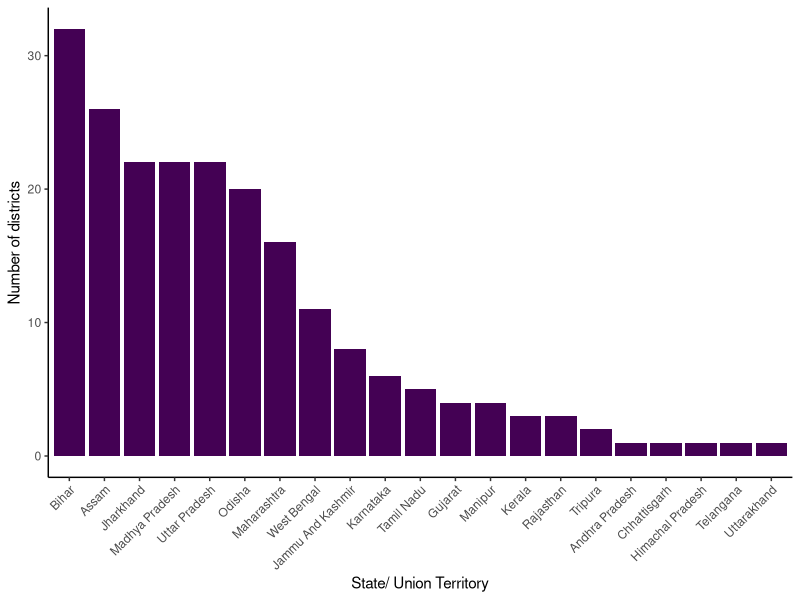

Here is the R script that generated this plot: (Note: this script raises an error after producing the figure.)
## ---- chunk 1

library(data.table)
library(dplyr)
library(tidyr)
library(tools)
library(ggplot2)

## ---- chunk 2

district_mpi_climate_summary = read.csv("District-Climate-MPI-Ranked.csv")

## ---- chunk 3

#Determine the top and bottom quantile of districts 
summary(district_mpi_climate_summary$Mean_Rank_Scaled)

#1st q = 0.4033
#3rd q= 0.7071

top_districts = district_mpi_climate_summary%>%filter(Mean_Rank_Scaled<0.4033)

high_districts = district_mpi_climate_summary%>%filter(Mean_Rank_Scaled>0.7071)

## ---- chunk 4

#Which states make up the top quartile of districts? 
top_states = top_districts%>%group_by(State)%>%count()
  
#plot in descending order#assign order to prop variable
prop_order <-
  top_states%>%
  arrange(desc(n)) %>%
  mutate(State = factor(State))

topstates_plot = top_states%>%mutate(State = factor(State, levels = prop_order$State, ordered = TRUE))%>%ggplot(aes(x= State, y = n))+geom_col(aes(x=State), fill = "#440154FF")+theme_classic()+ theme(axis.text.x = element_text(angle = 45, hjust = 1))+
  labs(x = "State/ Union Territory", y = "Number of districts")

topstates_plot

## ---- chunk 5

#plot of the distribution of land tenure in top districts
tenure_topdistricts = ggplot(data = top_district_long, aes(Total_Hectares, fill = Land_Tenure))+geom_histogram()+
  theme_classic()+ theme(axis.text.x = element_text(angle = 45, hjust = 1))+
  labs(x = "Total number of hectares", y = "Freqeuncy")

tenure_topdistricts = ggplot()+geom_histogram(data= top_districts, aes(x=Total_Forest_sum), fill ="#117733", alpha=0.5, binwidth = 300000)+geom_histogram(data = top_districts, aes(x=Total_Common_sum), fill = "#999933", alpha =0.5, binwidth = 300000)+ geom_histogram(data = top_districts, aes(x= Total_Indiv_sum), fill = "#E69F00", alpha= 0.5, binwidth = 300000)+ theme_classic()+ theme(axis.text.x = element_text(angle = 45, hjust = 1))+ labs(x = "Total number of hectares", y = "Freqeuncy")

tenure_topdistricts

top_district_long = reshape(top_districts, direction='long', varying=c('Total_Indiv_sum', 'Total_Common_sum', 'Total_Forest_sum', 'Total_Unaccounted_sum'), timevar= 'Land_Tenure', times=c('Individual', 'Common_NonForest', 'Forest', 'Unaccounted'),
v.names= 'Total_Hectares',
idvar=c('State', 'Total_Population_sum', 'X', "MPI_District", "Number_of_MPI_PeopleDistrict", "Event", "Exposure", "Sensitivity",   "Adaptive.Capacity", "Vulnerability.Index", "climate_vulnerable_weighted", "MPI_rank", "Vulnerability_Rank", "Population_Rank", "Mean_Rank", "Mean_Rank_Scaled", "Total_hectares_for_prop_sum"))

#reporting % of land tenure in each district 
tenure_topdistricts_report = top_district_long%>%group_by(Land_Tenure)%>%summarise(hectares_category = sum(Total_Hectares))

tenure_topdistricts_report= tenure_topdistricts_report%>%mutate(tenure_total = colSums(tenure_topdistricts_report[,-1])) 

tenure_topdistricts_report = tenure_topdistricts_report%>%mutate(tenure_prop = (hectares_category/tenure_total)*100)

#see DF to report the distribution
